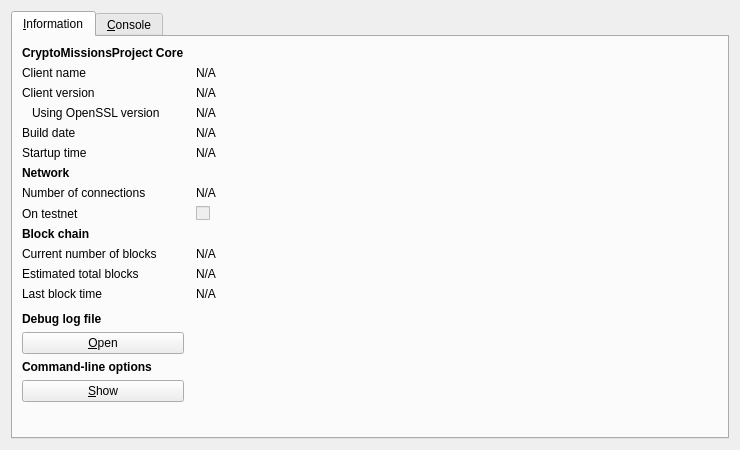
<?xml version="1.0" encoding="UTF-8"?>
<ui version="4.0">
 <class>RPCConsole</class>
 <widget class="QDialog" name="RPCConsole">
  <property name="geometry">
   <rect>
    <x>0</x>
    <y>0</y>
    <width>740</width>
    <height>450</height>
   </rect>
  </property>
  <property name="windowTitle">
   <string>CryptoMissionsProject - Debug window</string>
  </property>
  <layout class="QVBoxLayout" name="verticalLayout_2">
   <item>
    <widget class="QTabWidget" name="tabWidget">
     <property name="currentIndex">
      <number>0</number>
     </property>
     <widget class="QWidget" name="tab_info">
      <attribute name="title">
       <string>&amp;Information</string>
      </attribute>
      <layout class="QGridLayout" name="gridLayout" columnstretch="0,1">
       <property name="horizontalSpacing">
        <number>12</number>
       </property>
       <item row="0" column="0">
        <widget class="QLabel" name="label_9">
         <property name="font">
          <font>
           <weight>75</weight>
           <bold>true</bold>
          </font>
         </property>
         <property name="text">
          <string>CryptoMissionsProject Core</string>
         </property>
        </widget>
       </item>
       <item row="1" column="0">
        <widget class="QLabel" name="label_5">
         <property name="text">
          <string>Client name</string>
         </property>
        </widget>
       </item>
       <item row="1" column="1">
        <widget class="QLabel" name="clientName">
         <property name="cursor">
          <cursorShape>IBeamCursor</cursorShape>
         </property>
         <property name="text">
          <string>N/A</string>
         </property>
         <property name="textFormat">
          <enum>Qt::PlainText</enum>
         </property>
         <property name="textInteractionFlags">
          <set>Qt::LinksAccessibleByMouse|Qt::TextSelectableByKeyboard|Qt::TextSelectableByMouse</set>
         </property>
        </widget>
       </item>
       <item row="2" column="0">
        <widget class="QLabel" name="label_6">
         <property name="text">
          <string>Client version</string>
         </property>
        </widget>
       </item>
       <item row="2" column="1">
        <widget class="QLabel" name="clientVersion">
         <property name="cursor">
          <cursorShape>IBeamCursor</cursorShape>
         </property>
         <property name="text">
          <string>N/A</string>
         </property>
         <property name="textFormat">
          <enum>Qt::PlainText</enum>
         </property>
         <property name="textInteractionFlags">
          <set>Qt::LinksAccessibleByMouse|Qt::TextSelectableByKeyboard|Qt::TextSelectableByMouse</set>
         </property>
        </widget>
       </item>
       <item row="3" column="0">
        <widget class="QLabel" name="label_14">
         <property name="text">
          <string>Using OpenSSL version</string>
         </property>
         <property name="indent">
          <number>10</number>
         </property>
        </widget>
       </item>
       <item row="3" column="1">
        <widget class="QLabel" name="openSSLVersion">
         <property name="cursor">
          <cursorShape>IBeamCursor</cursorShape>
         </property>
         <property name="text">
          <string>N/A</string>
         </property>
         <property name="textFormat">
          <enum>Qt::PlainText</enum>
         </property>
         <property name="textInteractionFlags">
          <set>Qt::LinksAccessibleByMouse|Qt::TextSelectableByKeyboard|Qt::TextSelectableByMouse</set>
         </property>
        </widget>
       </item>
       <item row="4" column="0">
        <widget class="QLabel" name="label_12">
         <property name="text">
          <string>Build date</string>
         </property>
        </widget>
       </item>
       <item row="4" column="1">
        <widget class="QLabel" name="buildDate">
         <property name="cursor">
          <cursorShape>IBeamCursor</cursorShape>
         </property>
         <property name="text">
          <string>N/A</string>
         </property>
         <property name="textFormat">
          <enum>Qt::PlainText</enum>
         </property>
         <property name="textInteractionFlags">
          <set>Qt::LinksAccessibleByMouse|Qt::TextSelectableByKeyboard|Qt::TextSelectableByMouse</set>
         </property>
        </widget>
       </item>
       <item row="5" column="0">
        <widget class="QLabel" name="label_13">
         <property name="text">
          <string>Startup time</string>
         </property>
        </widget>
       </item>
       <item row="5" column="1">
        <widget class="QLabel" name="startupTime">
         <property name="cursor">
          <cursorShape>IBeamCursor</cursorShape>
         </property>
         <property name="text">
          <string>N/A</string>
         </property>
         <property name="textFormat">
          <enum>Qt::PlainText</enum>
         </property>
         <property name="textInteractionFlags">
          <set>Qt::LinksAccessibleByMouse|Qt::TextSelectableByKeyboard|Qt::TextSelectableByMouse</set>
         </property>
        </widget>
       </item>
       <item row="6" column="0">
        <widget class="QLabel" name="label_11">
         <property name="font">
          <font>
           <weight>75</weight>
           <bold>true</bold>
          </font>
         </property>
         <property name="text">
          <string>Network</string>
         </property>
        </widget>
       </item>
       <item row="7" column="0">
        <widget class="QLabel" name="label_7">
         <property name="text">
          <string>Number of connections</string>
         </property>
        </widget>
       </item>
       <item row="7" column="1">
        <widget class="QLabel" name="numberOfConnections">
         <property name="cursor">
          <cursorShape>IBeamCursor</cursorShape>
         </property>
         <property name="text">
          <string>N/A</string>
         </property>
         <property name="textFormat">
          <enum>Qt::PlainText</enum>
         </property>
         <property name="textInteractionFlags">
          <set>Qt::LinksAccessibleByMouse|Qt::TextSelectableByKeyboard|Qt::TextSelectableByMouse</set>
         </property>
        </widget>
       </item>
       <item row="8" column="0">
        <widget class="QLabel" name="label_8">
         <property name="text">
          <string>On testnet</string>
         </property>
        </widget>
       </item>
       <item row="8" column="1">
        <widget class="QCheckBox" name="isTestNet">
         <property name="enabled">
          <bool>false</bool>
         </property>
         <property name="text">
          <string/>
         </property>
        </widget>
       </item>
       <item row="9" column="0">
        <widget class="QLabel" name="label_10">
         <property name="font">
          <font>
           <weight>75</weight>
           <bold>true</bold>
          </font>
         </property>
         <property name="text">
          <string>Block chain</string>
         </property>
        </widget>
       </item>
       <item row="10" column="0">
        <widget class="QLabel" name="label_3">
         <property name="text">
          <string>Current number of blocks</string>
         </property>
        </widget>
       </item>
       <item row="10" column="1">
        <widget class="QLabel" name="numberOfBlocks">
         <property name="cursor">
          <cursorShape>IBeamCursor</cursorShape>
         </property>
         <property name="text">
          <string>N/A</string>
         </property>
         <property name="textFormat">
          <enum>Qt::PlainText</enum>
         </property>
         <property name="textInteractionFlags">
          <set>Qt::LinksAccessibleByMouse|Qt::TextSelectableByKeyboard|Qt::TextSelectableByMouse</set>
         </property>
        </widget>
       </item>
       <item row="11" column="0">
        <widget class="QLabel" name="label_4">
         <property name="text">
          <string>Estimated total blocks</string>
         </property>
        </widget>
       </item>
       <item row="11" column="1">
        <widget class="QLabel" name="totalBlocks">
         <property name="cursor">
          <cursorShape>IBeamCursor</cursorShape>
         </property>
         <property name="text">
          <string>N/A</string>
         </property>
         <property name="textFormat">
          <enum>Qt::PlainText</enum>
         </property>
         <property name="textInteractionFlags">
          <set>Qt::LinksAccessibleByMouse|Qt::TextSelectableByKeyboard|Qt::TextSelectableByMouse</set>
         </property>
        </widget>
       </item>
       <item row="12" column="0">
        <widget class="QLabel" name="label_2">
         <property name="text">
          <string>Last block time</string>
         </property>
        </widget>
       </item>
       <item row="12" column="1">
        <widget class="QLabel" name="lastBlockTime">
         <property name="cursor">
          <cursorShape>IBeamCursor</cursorShape>
         </property>
         <property name="text">
          <string>N/A</string>
         </property>
         <property name="textFormat">
          <enum>Qt::PlainText</enum>
         </property>
         <property name="textInteractionFlags">
          <set>Qt::LinksAccessibleByMouse|Qt::TextSelectableByKeyboard|Qt::TextSelectableByMouse</set>
         </property>
        </widget>
       </item>
       <item row="13" column="0">
        <spacer name="verticalSpacer_2">
         <property name="orientation">
          <enum>Qt::Vertical</enum>
         </property>
         <property name="sizeHint" stdset="0">
          <size>
           <width>20</width>
           <height>20</height>
          </size>
         </property>
        </spacer>
       </item>
       <item row="14" column="0">
        <widget class="QLabel" name="labelDebugLogfile">
         <property name="font">
          <font>
           <weight>75</weight>
           <bold>true</bold>
          </font>
         </property>
         <property name="text">
          <string>Debug log file</string>
         </property>
        </widget>
       </item>
       <item row="15" column="0">
        <widget class="QPushButton" name="openDebugLogfileButton">
         <property name="toolTip">
          <string>Open the CryptoMissionsProject debug log file from the current data directory. This can take a few seconds for large log files.</string>
         </property>
         <property name="text">
          <string>&amp;Open</string>
         </property>
         <property name="autoDefault">
          <bool>false</bool>
         </property>
        </widget>
       </item>
       <item row="16" column="0">
        <widget class="QLabel" name="labelCLOptions">
         <property name="font">
          <font>
           <weight>75</weight>
           <bold>true</bold>
          </font>
         </property>
         <property name="text">
          <string>Command-line options</string>
         </property>
        </widget>
       </item>
       <item row="17" column="0">
        <widget class="QPushButton" name="showCLOptionsButton">
         <property name="toolTip">
          <string>Show the CryptoMissionsProject-Qt help message to get a list with possible CryptoMissionsProject command-line options.</string>
         </property>
         <property name="text">
          <string>&amp;Show</string>
         </property>
         <property name="autoDefault">
          <bool>false</bool>
         </property>
        </widget>
       </item>
       <item row="18" column="0">
        <spacer name="verticalSpacer">
         <property name="orientation">
          <enum>Qt::Vertical</enum>
         </property>
         <property name="sizeHint" stdset="0">
          <size>
           <width>20</width>
           <height>40</height>
          </size>
         </property>
        </spacer>
       </item>
      </layout>
     </widget>
     <widget class="QWidget" name="tab_console">
      <attribute name="title">
       <string>&amp;Console</string>
      </attribute>
      <layout class="QVBoxLayout" name="verticalLayout_3">
       <property name="spacing">
        <number>3</number>
       </property>
       <item>
        <widget class="QTextEdit" name="messagesWidget">
         <property name="minimumSize">
          <size>
           <width>0</width>
           <height>100</height>
          </size>
         </property>
         <property name="readOnly">
          <bool>true</bool>
         </property>
         <property name="tabKeyNavigation" stdset="0">
          <bool>false</bool>
         </property>
         <property name="columnCount" stdset="0">
          <number>2</number>
         </property>
        </widget>
       </item>
       <item>
        <layout class="QHBoxLayout" name="horizontalLayout">
         <property name="spacing">
          <number>3</number>
         </property>
         <item>
          <widget class="QLabel" name="label">
           <property name="text">
            <string notr="true">&gt;</string>
           </property>
          </widget>
         </item>
         <item>
          <widget class="QLineEdit" name="lineEdit"/>
         </item>
         <item>
          <widget class="QPushButton" name="clearButton">
           <property name="maximumSize">
            <size>
             <width>24</width>
             <height>24</height>
            </size>
           </property>
           <property name="toolTip">
            <string>Clear console</string>
           </property>
           <property name="text">
            <string/>
           </property>
           <property name="icon">
            <iconset resource="../bitcoin.qrc">
             <normaloff>:/icons/remove</normaloff>:/icons/remove</iconset>
           </property>
           <property name="shortcut">
            <string notr="true">Ctrl+L</string>
           </property>
           <property name="autoDefault">
            <bool>false</bool>
           </property>
          </widget>
         </item>
        </layout>
       </item>
      </layout>
     </widget>
    </widget>
   </item>
  </layout>
 </widget>
 <resources>
  <include location="../bitcoin.qrc"/>
 </resources>
 <connections/>
</ui>
